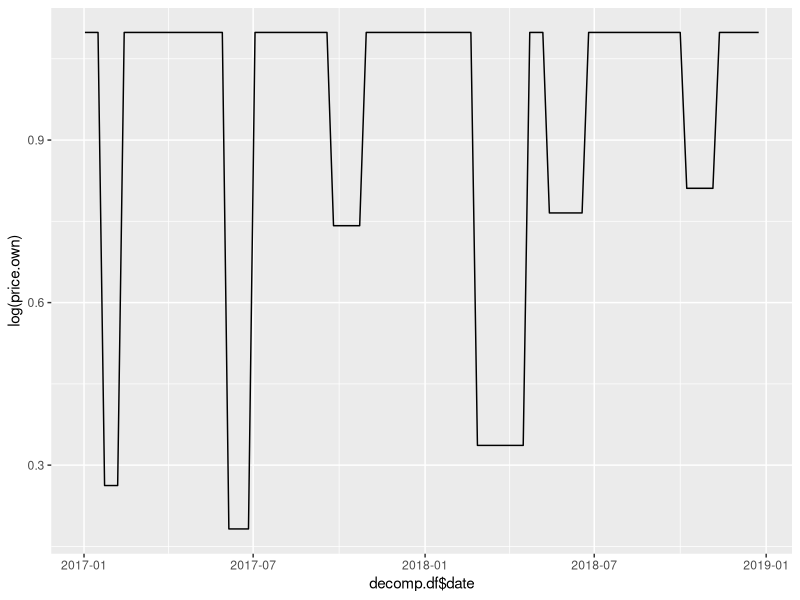
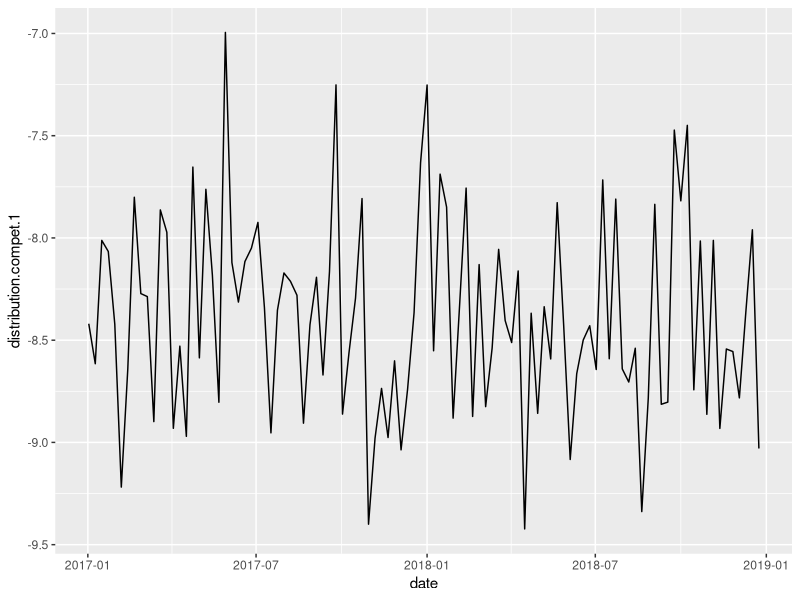
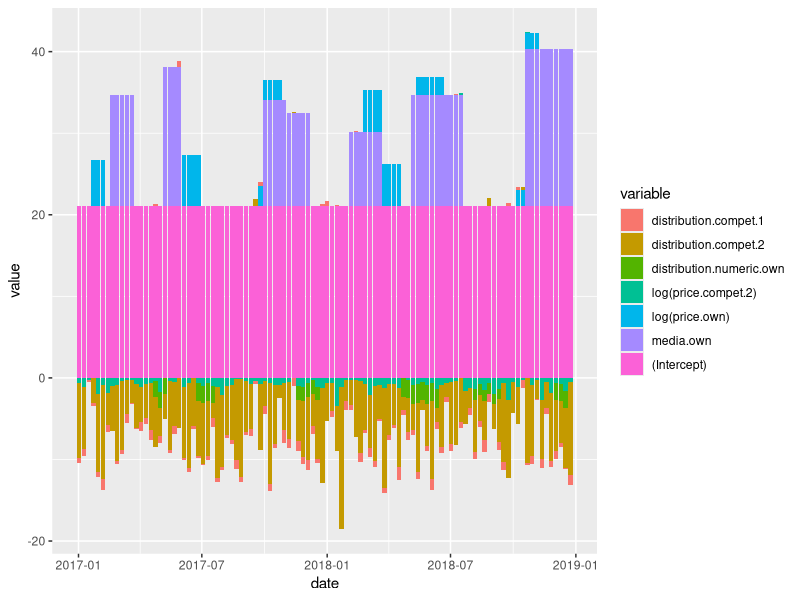

Generate these figures, in order, with R:
#### Ładowanie pakietów ####
library(ggplot2)
library(tidyr)

#### Tworzenie danych ####

economiser.data.df <- data.frame(
                       date = c("2017-01-02", "2017-01-09", "2017-01-16",
                                "2017-01-23", "2017-01-30", "2017-02-06",
                                "2017-02-13", "2017-02-20", "2017-02-27",
                                "2017-03-06", "2017-03-13", "2017-03-20", "2017-03-27",
                                "2017-04-03", "2017-04-10", "2017-04-17",
                                "2017-04-24", "2017-05-01", "2017-05-08", "2017-05-15",
                                "2017-05-22", "2017-05-29", "2017-06-05",
                                "2017-06-12", "2017-06-19", "2017-06-26", "2017-07-03",
                                "2017-07-10", "2017-07-17", "2017-07-24",
                                "2017-07-31", "2017-08-07", "2017-08-14", "2017-08-21",
                                "2017-08-28", "2017-09-04", "2017-09-11",
                                "2017-09-18", "2017-09-25", "2017-10-02", "2017-10-09",
                                "2017-10-16", "2017-10-23", "2017-10-30",
                                "2017-11-06", "2017-11-13", "2017-11-20", "2017-11-27",
                                "2017-12-04", "2017-12-11", "2017-12-18",
                                "2017-12-25", "2018-01-01", "2018-01-08", "2018-01-15",
                                "2018-01-22", "2018-01-29", "2018-02-05",
                                "2018-02-12", "2018-02-19", "2018-02-26", "2018-03-05",
                                "2018-03-12", "2018-03-19", "2018-03-26",
                                "2018-04-02", "2018-04-09", "2018-04-16", "2018-04-23",
                                "2018-04-30", "2018-05-07", "2018-05-14",
                                "2018-05-21", "2018-05-28", "2018-06-04", "2018-06-11",
                                "2018-06-18", "2018-06-25", "2018-07-02",
                                "2018-07-09", "2018-07-16", "2018-07-23", "2018-07-30",
                                "2018-08-06", "2018-08-13", "2018-08-20",
                                "2018-08-27", "2018-09-03", "2018-09-10", "2018-09-17",
                                "2018-09-24", "2018-10-01", "2018-10-08",
                                "2018-10-15", "2018-10-22", "2018-10-29", "2018-11-05",
                                "2018-11-12", "2018-11-19", "2018-11-26",
                                "2018-12-03", "2018-12-10", "2018-12-17", "2018-12-24"),
                      sales = c(2.67138958201457, 4.29970914600827,
                                26.2150703965567, 14.8807897048017,
                                18.4757297453732, 9.61887327705795, 12.2512426606978,
                                28.1921562077067, 25.3174548066088, 20.492019357986,
                                31.8102055989363, 34.6772410520438,
                                20.9205924917775, 9.951671591132, 16.0606852925569,
                                11.9392047355479, 15.3416392892986, 12.9663844754314,
                                31.7340971874866, 24.0169705593316, 30.5102909952559,
                                31.7550666307636, 11.7475909322273,
                                20.2860601303124, 24.4655408789834, 19.5065861833594,
                                7.62233598740719, 6.89018609320278, 9.74265043500411,
                                6.54448024441437, 15.012407875473, 10.206429672835,
                                12.8588916827291, 8.15054119216457,
                                5.86261586862407, 20.1052590692834, 14.2896871062263,
                                25.4539922624693, 14.4501726149562, 27.220262020455,
                                28.792427158327, 32.0640494804991, 24.2595583564096,
                                29.4348523027498, 23.5929936305578,
                                30.5805363137602, 21.3353034488563, 26.6214852665035,
                                24.8516804122698, 17.2902570339835, 11.7051326484127,
                                8.71068215694859, 21.3601798744243, 18.4461872726625,
                                9.16882279540208, -0.39276454173403,
                                17.4812456419447, 19.7385290528097, 22.4421095787671,
                                19.5378557045912, 36.5375013384285, 26.1735137889706,
                                34.4893699299541, 30.1439708631815,
                                8.51276339061392, 15.9149698574329, 17.1609288995038,
                                13.5433388651773, 16.7023570292794, 11.3197542835797,
                                30.6465279560233, 29.8187961555023, 29.2788833624029,
                                27.3251940453669, 24.5661751960717,
                                27.3003309750476, 24.2736006051595, 32.8313057654005,
                                30.5404479891439, 22.0735355078914, 28.0475638472076,
                                14.2771759967614, 17.0417667572011,
                                10.7337708592888, 20.561846353364, 16.2348760135636,
                                24.067637309054, 15.3950120636714, 11.283226147916,
                                12.2556215974134, 12.1721422857011, 18.0216224416139,
                                17.3106913683408, 21.5033924517377, 31.7641382649806,
                                24.7081255735165, 43.7654073075056,
                                25.266358119985, 37.981823335542, 34.0708902523791,
                                25.3316603209013, 28.9268743707159, 30.2240586933281,
                                32.8531627303452),
                  price.own = c(3, 3, 3, 1.3, 1.3, 1.3, 3, 3, 3, 3, 3, 3, 3, 3,
                                3, 3, 3, 3, 3, 3, 3, 3, 1.2, 1.2, 1.2, 1.2, 3,
                                3, 3, 3, 3, 3, 3, 3, 3, 3, 3, 3, 2.1, 2.1, 2.1,
                                2.1, 2.1, 3, 3, 3, 3, 3, 3, 3, 3, 3, 3, 3, 3, 3,
                                3, 3, 3, 3, 1.4, 1.4, 1.4, 1.4, 1.4, 1.4, 1.4,
                                1.4, 3, 3, 3, 2.15, 2.15, 2.15, 2.15, 2.15, 2.15, 3,
                                3, 3, 3, 3, 3, 3, 3, 3, 3, 3, 3, 3, 3, 3, 2.25,
                                2.25, 2.25, 2.25, 2.25, 3, 3, 3, 3, 3, 3, 3),
             price.compet.1 = c(4.52742397348187, 3.85045426000843,
                                4.72783501295734, 4.44093890750691,
                                5.05847544455105, 3.48983656978538, 4.65936905832469,
                                4.66391082907431, 4.0563060687197, 3.99359741673145,
                                3.5503285236285, 3.88454700878919,
                                4.00217445769036, 3.83772605281866, 4.20660934837675,
                                4.05060949415566, 4.69213675718448, 4.05210374215534,
                                3.83243953352373, 4.33373006161395, 4.7941666830036,
                                3.90446377456861, 3.74814116471646,
                                4.42391820078941, 4.20723645416761, 4.78745169111511,
                                3.77990683813703, 3.80841786638864, 4.63045168555155,
                                4.56357816619619, 3.64838296147269, 4.90676827283048,
                                3.95806974608836, 4.04853685524521,
                                4.53047515959994, 4.1847393378315, 3.79222829974071,
                                4.19623897084922, 4.94286549197438, 4.10891470357651,
                                3.8295080408668, 4.23821420525575, 4.98271305584704,
                                4.13104274176044, 4.02901590069299,
                                4.87648776302094, 3.29649062971668, 4.20453093168241,
                                4.30517986373009, 3.95327067150689, 4.11587764158687,
                                4.07346141395406, 4.0819048364594, 3.5599948026343,
                                4.11141851345241, 4.96958864415828,
                                3.7392940174076, 4.07731991305075, 3.55312583383385,
                                4.67220174182535, 4.75403710268822, 4.5731117123236,
                                4.46013256850728, 3.57204097479075, 4.40471396112594,
                                4.31662751939153, 4.91217017601975,
                                4.53512341604956, 4.12351281414747, 4.12852563722836,
                                4.13758874596942, 4.2604903369955, 4.19465327168402,
                                4.23136677135057, 4.23111296447007, 4.04481309565328,
                                4.22049876946302, 4.52058005397378,
                                3.80701256075897, 3.88439675647229, 4.5677244919211,
                                4.38967009882673, 3.77332077139409, 4.22510497130839,
                                4.01147207143406, 4.50689729043894,
                                3.82040633287168, 4.21815582975427, 4.31469716547122,
                                4.38867652374876, 5.01507806906965, 3.83118387097385,
                                4.49319189577908, 4.46712787986402, 5.35948451514509,
                                4.21361897669538, 3.34116976197357,
                                3.67417818210365, 3.78498739942886, 4.04343874429397,
                                4.16136998131649, 4.14369403248526, 5.05678075057131,
                                4.00699654591438),
             price.compet.2 = c(2.08749187025228, 1.45719025073164,
                                2.9067207838296, 3.51282806911446,
                                0.683174095024767, 1.71983597008253, 0.775895776756984,
                                1.58204709158181, 1.72704451542342, 2.55471487988904,
                                2.74843052459563, 2.94675164130446,
                                1.87118857999303, 1.43026046601952, 1.99302035667207,
                                2.22330808039294, 2.63511545831634, 0.85155146037046,
                                3.35931057923997, 2.51077043349154,
                                2.36614899664299, 3.39204339337768, 1.46591701628754,
                                2.15681192342675, 3.37555692907617, 2.14847069289016,
                                1.64576847571103, 2.13902210038325, 1.63165560459872,
                                1.39451768611138, 0.642911124086067,
                                1.49473862486936, 1.70754198538193, 3.3006043186581,
                                3.02262740912326, 2.6815553549452, 1.87520729048789,
                                2.53971086314938, 1.99636641940179, 2.70879221349802,
                                2.03255569029795, 1.74068052442305,
                                1.67437345457037, 2.03222925919207, 2.31476062406631,
                                3.38928969345075, 1.58532641690854, 1.42914191607114,
                                2.07967946510342, 2.71960395300386,
                                1.49415587094709, 1.33316251237951, 2.06927018752361,
                                2.1749202546692, 0.224288287000229, 1.42167833111837,
                                2.79977347428709, 2.84218346420253, 2.75297373472764,
                                2.57741223780328, 1.91853316381408,
                                0.616042526707832, 1.56148872580753, 1.65191195434264,
                                1.3196663797018, 1.89503548599231, 1.94005698697395,
                                1.32230352919588, 3.54063075976584, 2.91471161225915,
                                1.72638878402424, 1.83682393190084,
                                2.38927928058832, 1.74002086105444, 2.19744209271241,
                                1.14897275731931, 1.76431639960639, 2.02612480744477,
                                2.3285393290312, 2.53191972329506,
                                4.38955628032498, 0.916533445498376, 1.27915669616465,
                                1.13151946650594, 1.84125245902443, 1.00441008588198,
                                2.10735762997075, 0.708716886175969, 1.17485636477841,
                                2.06865466229154, 0.376375762267643,
                                2.27209622973328, 1.37704587858371, 2.79964794085372,
                                3.68658177562482, 1.68406438085975, 2.95720495608832,
                                0.394302184380877, 2.30049468443807,
                                0.766341142844837, 2.073792096115, 1.85939802795208,
                                0.954533038607182, 2.2241479107368),
   distribution.numeric.own = c(1, 1, 1, 1, 1, 1, 1, 1, 1, 1, 1, 1, 1, 1, 1, 1,
                                0.45, 0.45, 0.45, 1, 1, 1, 1, 1, 1, 0.39, 0.39,
                                0.39, 0.39, 1, 1, 1, 1, 1, 1, 1, 1, 1, 1, 1, 1,
                                1, 1, 1, 1, 1, 0.52, 0.52, 0.52, 0.52, 0.52, 1,
                                1, 1, 1, 1, 1, 1, 1, 1, 1, 1, 1, 1, 1, 1, 1, 1,
                                0.36, 0.36, 0.36, 0.36, 0.36, 0.36, 0.36, 0.36, 1,
                                1, 1, 1, 1, 1, 1, 0.64, 0.64, 0.64, 0.64, 0.64,
                                0.64, 1, 1, 1, 1, 1, 1, 1, 1, 1, 1, 1, 0.42, 0.42,
                                0.42, 1),
      distribution.compet.1 = c(80.1238596272003, 81.9857854466779,
                                76.2470366695871, 76.7623452586966,
                                80.1497036500343, 87.7264082342152, 82.2176540075191,
                                74.238146739422, 78.7205989841747, 78.8605776706589,
                                84.678930395924, 74.8270268049533,
                                75.8694013952786, 84.9907207789053, 81.1675633353049,
                                85.3643099192685, 72.8347443958804, 81.7122158060385,
                                73.8685752827021, 77.8637484132837, 83.7774339671026,
                                66.5675404265526, 77.2759585146148,
                                79.1152571001255, 77.2301368366377, 76.606306807202,
                                75.4091688011551, 79.3769845492447, 85.2026087143999,
                                79.4946965875724, 77.7625082182257, 78.1497735960119,
                                78.798130539217, 84.7518324382725,
                                80.1699898182167, 77.9631161844136, 82.5082948290162,
                                77.6911956427795, 69.0110275065163, 84.3291561056857,
                                81.468267571739, 78.9328570225416, 74.299956836487,
                                89.4527626564532, 85.4517636155435,
                                83.1353216511066, 85.419778825363, 81.8519413830495,
                                85.9935010185975, 83.1823790239498, 79.6109693429738,
                                72.6297197182702, 69.0164075571747, 81.3825540026009,
                                73.1633167481423, 74.697335789177,
                                84.5166241307182, 79.2584265290648, 73.8122323209591,
                                84.43864751963, 77.3723482678985, 83.9827121805438,
                                81.2511839164442, 76.6638325645259, 79.9752407093715,
                                80.9996020659474, 77.670105223976,
                                89.672943594824, 79.6358945893866, 84.2936329148155,
                                79.3338359966545, 81.7618919576599, 74.4910980749002,
                                80.2273520936957, 86.4415333311165, 82.4505180573408,
                                80.8830636784468, 80.2180790424499,
                                82.2536618482048, 73.4333710014925, 81.7530043947812,
                                74.3244955957853, 82.2258941982728, 82.8370278793086,
                                81.2652029854436, 88.8663467706089, 83.5831276424621,
                                74.5680513820189, 83.872802534177,
                                83.7722091674785, 71.112411805365, 74.4050810461534,
                                70.8927193136407, 83.1979528872311, 76.2752516670529,
                                84.3386808928166, 76.2468231674418, 84.9955365795354,
                                81.3001805145424, 81.418352521353,
                                83.5750219095218, 79.5594643334625, 75.7525857457926,
                                85.9307247535935),
      distribution.compet.2 = c(78.5750848405503, 72.5765117347582,
                                42.8458013781296, 55.0472460569587,
                                79.9893444471825, 87.5806280670661, 58.2519247956227,
                                64.579737863936, 79.0074503198502, 75.8883421126858,
                                58.7452433611119, 54.2384913204573,
                                63.5599317735573, 59.5286159882493, 59.4204020881444,
                                65.6930502801137, 66.9107989328676, 56.3764527240327,
                                54.5921096139816, 75.8011943956925, 63.9148743297669,
                                66.8751954359678, 76.7837934253342,
                                83.3920943379177, 65.8682076338762, 69.1195702188964,
                                72.0417461870704, 69.2256183818904, 49.6378724091004,
                                86.0656577445486, 77.1332091700216,
                                65.9339744236565, 68.9023792681054, 81.645098030181,
                                89.5926869993646, 67.5054782742169, 64.2157103187435,
                                39.5684303164228, 74.635149295288, 54.8671355009012,
                                91.141348817599, 71.2605940820434, 49.0204186977849,
                                65.0819076294847, 69.8671448734812,
                                42.0623110500218, 62.5799144974352, 69.7240453223094,
                                72.9985580119202, 58.0492296493993, 70.6779337712079,
                                88.4305769806641, 60.958675477585,
                                56.4044821516452, 64.4966638175439, 110.561547802785,
                                52.705442266707, 54.9070004972362, 69.8947973314522,
                                77.3628164031971, 64.9993666268273, 68.1569665174214,
                                78.7388745775412, 58.865647038458,
                                90.6789437513693, 66.9766032495288, 62.6540764885307,
                                80.7885004251372, 49.3673912543933, 58.8007450302502,
                                55.5417562653412, 75.9241579962568, 47.3550931492899,
                                62.971727308724, 80.208086139997,
                                49.7988254890658, 72.5620474854148, 49.4282181794056,
                                72.3976465285387, 73.4900740885014, 63.7907024963031,
                                58.4095204588614, 52.3350807633219, 67.7680750767608,
                                55.1880266271703, 61.3801593659241,
                                39.1070862217945, 54.6515046328364, 63.293537638272,
                                80.4643804251427, 80.1286800704066, 57.4549066931165,
                                60.3881154617156, 41.5645894068161, 83.5593245749678,
                                76.4975195447549, 51.9853374997977,
                                71.1420874379169, 55.3273070269686, 75.082193910105,
                                67.3475900030951, 62.7732675086265, 71.5040549325713,
                                87.022243826201),
                  media.own = c(0L, 0L, 0L, 0L, 0L, 0L, 0L, 120L, 120L, 120L,
                                120L, 120L, 0L, 0L, 0L, 0L, 0L, 0L, 150L, 150L,
                                150L, 150L, 0L, 0L, 0L, 0L, 0L, 0L, 0L, 0L, 0L,
                                0L, 0L, 0L, 0L, 0L, 0L, 0L, 0L, 115L, 115L, 115L,
                                115L, 115L, 100L, 100L, 100L, 100L, 100L, 0L,
                                0L, 0L, 0L, 0L, 0L, 0L, 0L, 80L, 80L, 80L, 80L,
                                80L, 80L, 80L, 0L, 0L, 0L, 0L, 0L, 0L, 120L, 120L,
                                120L, 120L, 120L, 120L, 120L, 120L, 120L, 120L,
                                120L, 0L, 0L, 0L, 0L, 0L, 0L, 0L, 0L, 0L, 0L, 0L,
                                0L, 0L, 170L, 170L, 170L, 170L, 170L, 170L, 170L,
                                170L, 170L, 170L)
)





    
economiser.data.df$date <- as.Date(economiser.data.df$date)

#### Modelowanie ####
str(economiser.data.df)

formula.1 <- sales ~
    log(price.own) +
    distribution.numeric.own +
    log(price.compet.1) +
    log(price.compet.2) +
    distribution.compet.1 +
    distribution.compet.2 +
    media.own

model.1 <- lm(formula.1, data = economiser.data.df)
summary(model.1)


formula.2 <- sales ~
    log(price.own) +
    distribution.numeric.own +
    # log(price.compet.1) +
    log(price.compet.2) +
    distribution.compet.1 +
    distribution.compet.2 +
    media.own

model.2 <- lm(formula.2, data = economiser.data.df)
summary(model.2)

#### Dekompozycja sprzedaży na podstawie modelu ####
View(model.2$model)
X <- cbind.data.frame(1, model.2$model[, -1])
View(X)
colnames(X)[1] <- '(Intercept)'
coeffs <- model.2$coefficients
coeffs

decomp.df <- coeffs * t(X)
decomp.df <- t(decomp.df)
decomp.df <- cbind.data.frame(economiser.data.df$date, decomp.df)
colnames(decomp.df)[1] <- 'date'
View(decomp.df)

# sprawdzenie
fitted <- rowSums(decomp.df[, -1])
model.2$fitted.values
all.equal(fitted, model.2$fitted.values)

# Ustawianie poziomów referencyjnych
ref.lev <- rep(0, 7)
names(ref.lev) <- colnames(X)
ref.lev

ggplot(X, aes(x = decomp.df$date, y = `log(price.own)`)) +
    geom_line()
ggplot(decomp.df, aes(x = date, y = `distribution.compet.1`)) +
    geom_line()

ref.lev['log(price.own)'] <- min(decomp.df$`log(price.own)`)
ref.lev['distribution.numeric.own'] <- max(decomp.df$`distribution.numeric.own`)
ref.lev['log(price.compet.2)'] <- max(decomp.df$`log(price.compet.2)`[1:26])
ref.lev['distribution.compet.1'] <- max(decomp.df$distribution.compet.1[1:13])
ref.lev['distribution.compet.2'] <- max(decomp.df$distribution.compet.2[1:13])
ref.lev['media.own'] <- 0
ref.lev['(Intercept)'] <- -sum(ref.lev[2:7])
ref.lev

decomp.debased.df <- t(decomp.df[, -1]) - ref.lev
decomp.debased.df <- cbind.data.frame(decomp.df$date, t(decomp.debased.df))
colnames(decomp.debased.df)[1] <- 'date'

# sprawdzenie
fitted <- rowSums(decomp.debased.df[, -1])
model.2$fitted.values
all.equal(fitted, model.2$fitted.values)

#### Tworzenie wykresu kontrybucji ####

#zamiana danych na formę długą
decomp.long.df <- decomp.debased.df %>%
    gather(key = 'variable', value = 'value', -date)

# dostosowanie kolejności serii
decomp.long.df$variable <- as.factor(decomp.long.df$variable)
decomp.long.df$variable <- factor(decomp.long.df$variable,levels(decomp.long.df$variable)[c(2:7, 1)])

ggplot(decomp.long.df, aes(x = date, y = value, fill = variable)) +
    geom_bar(stat = 'identity')
